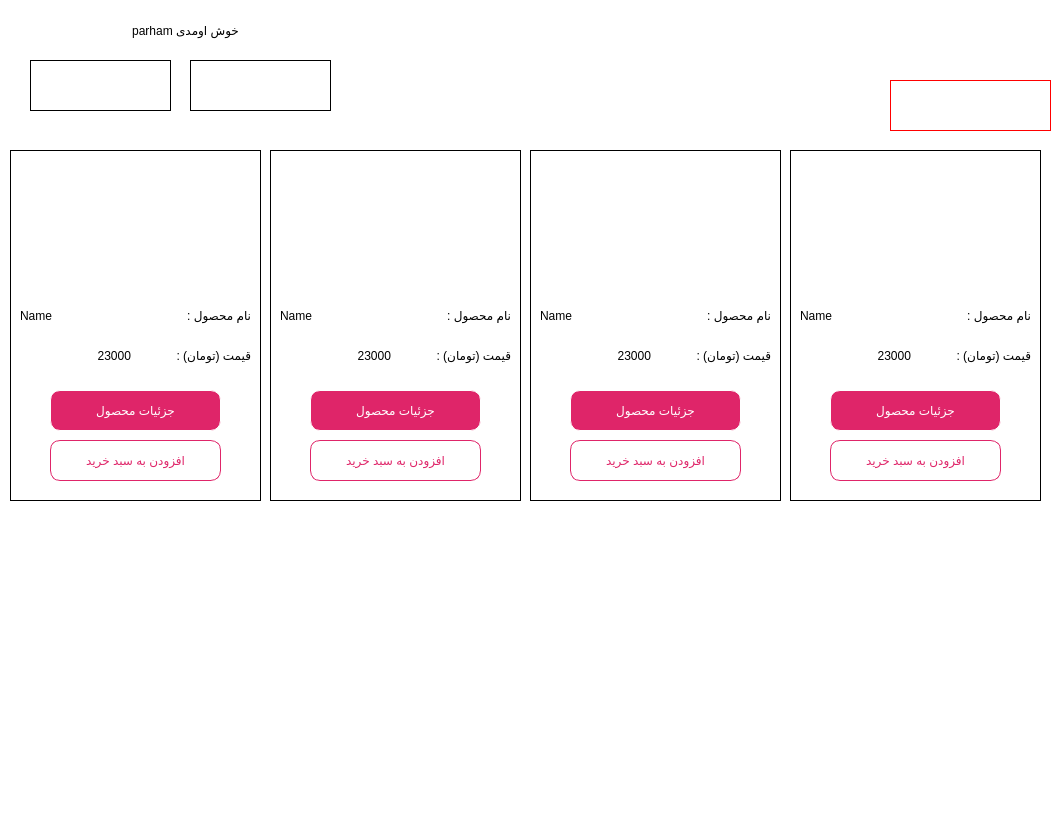
<?xml version="1.0" encoding="UTF-8"?>
<ui version="4.0">
 <class>mainWindow</class>
 <widget class="QDialog" name="mainWindow">
  <property name="geometry">
   <rect>
    <x>0</x>
    <y>0</y>
    <width>1064</width>
    <height>832</height>
   </rect>
  </property>
  <property name="windowTitle">
   <string>Dialog</string>
  </property>
  <property name="styleSheet">
   <string notr="true">#mainWindow{
background-color : #fff
}</string>
  </property>
  <widget class="QWidget" name="products_section" native="true">
   <property name="geometry">
    <rect>
     <x>0</x>
     <y>150</y>
     <width>1051</width>
     <height>451</height>
    </rect>
   </property>
   <widget class="QWidget" name="product_widget_1" native="true">
    <property name="geometry">
     <rect>
      <x>790</x>
      <y>0</y>
      <width>251</width>
      <height>351</height>
     </rect>
    </property>
    <property name="styleSheet">
     <string notr="true">#product_widget_1{
	border:1px solid #000;
}</string>
    </property>
    <widget class="QLabel" name="label_4">
     <property name="geometry">
      <rect>
       <x>50</x>
       <y>10</y>
       <width>161</width>
       <height>121</height>
      </rect>
     </property>
     <property name="text">
      <string/>
     </property>
     <property name="pixmap">
      <pixmap>../Tools/imgs/productImg2.jpg</pixmap>
     </property>
    </widget>
    <widget class="QLabel" name="label_5">
     <property name="geometry">
      <rect>
       <x>130</x>
       <y>150</y>
       <width>111</width>
       <height>31</height>
      </rect>
     </property>
     <property name="styleSheet">
      <string notr="true">font: 14pt &quot;B Nazanin&quot;;</string>
     </property>
     <property name="text">
      <string>نام محصول :</string>
     </property>
    </widget>
    <widget class="QLabel" name="label_6">
     <property name="geometry">
      <rect>
       <x>130</x>
       <y>190</y>
       <width>111</width>
       <height>31</height>
      </rect>
     </property>
     <property name="styleSheet">
      <string notr="true">font: 14pt &quot;B Nazanin&quot;;</string>
     </property>
     <property name="text">
      <string>قیمت (تومان) :</string>
     </property>
    </widget>
    <widget class="QLabel" name="productName_lbl_1">
     <property name="geometry">
      <rect>
       <x>10</x>
       <y>150</y>
       <width>131</width>
       <height>31</height>
      </rect>
     </property>
     <property name="styleSheet">
      <string notr="true">font: 14pt &quot;B Nazanin&quot;;</string>
     </property>
     <property name="text">
      <string>Name</string>
     </property>
    </widget>
    <widget class="QLabel" name="productPrice_lbl_1">
     <property name="geometry">
      <rect>
       <x>10</x>
       <y>190</y>
       <width>111</width>
       <height>31</height>
      </rect>
     </property>
     <property name="styleSheet">
      <string notr="true">font: 14pt &quot;B Nazanin&quot;;</string>
     </property>
     <property name="text">
      <string>23000</string>
     </property>
     <property name="alignment">
      <set>Qt::AlignRight|Qt::AlignTrailing|Qt::AlignVCenter</set>
     </property>
    </widget>
    <widget class="QPushButton" name="productDetails_btn_1">
     <property name="geometry">
      <rect>
       <x>40</x>
       <y>240</y>
       <width>171</width>
       <height>41</height>
      </rect>
     </property>
     <property name="cursor">
      <cursorShape>PointingHandCursor</cursorShape>
     </property>
     <property name="styleSheet">
      <string notr="true">#productDetails_btn_1{
	background-color: #df2569;
	color : #fff;
	border:1px solid #fff;
	font: 10pt &quot;IRANSans&quot;;
	border-radius : 10%;
	
}
</string>
     </property>
     <property name="text">
      <string>جزئیات محصول</string>
     </property>
    </widget>
    <widget class="QPushButton" name="addToCart_btn_1">
     <property name="geometry">
      <rect>
       <x>40</x>
       <y>290</y>
       <width>171</width>
       <height>41</height>
      </rect>
     </property>
     <property name="cursor">
      <cursorShape>PointingHandCursor</cursorShape>
     </property>
     <property name="styleSheet">
      <string notr="true">#addToCart_btn_1{
	background-color: #fff;
	color : #df2569;
	border:1px solid #df2569;
	font: 10pt &quot;IRANSans&quot;;
	border-radius : 10%;
	
}</string>
     </property>
     <property name="text">
      <string>افزودن به سبد خرید</string>
     </property>
    </widget>
   </widget>
   <widget class="QWidget" name="product_widget_2" native="true">
    <property name="geometry">
     <rect>
      <x>530</x>
      <y>0</y>
      <width>251</width>
      <height>351</height>
     </rect>
    </property>
    <property name="styleSheet">
     <string notr="true">#product_widget_2{
	border:1px solid #000;
}</string>
    </property>
    <widget class="QLabel" name="label_7">
     <property name="geometry">
      <rect>
       <x>50</x>
       <y>10</y>
       <width>161</width>
       <height>121</height>
      </rect>
     </property>
     <property name="text">
      <string/>
     </property>
     <property name="pixmap">
      <pixmap>../Tools/imgs/productImg2.jpg</pixmap>
     </property>
    </widget>
    <widget class="QLabel" name="label_8">
     <property name="geometry">
      <rect>
       <x>130</x>
       <y>150</y>
       <width>111</width>
       <height>31</height>
      </rect>
     </property>
     <property name="styleSheet">
      <string notr="true">font: 14pt &quot;B Nazanin&quot;;</string>
     </property>
     <property name="text">
      <string>نام محصول :</string>
     </property>
    </widget>
    <widget class="QLabel" name="label_9">
     <property name="geometry">
      <rect>
       <x>130</x>
       <y>190</y>
       <width>111</width>
       <height>31</height>
      </rect>
     </property>
     <property name="styleSheet">
      <string notr="true">font: 14pt &quot;B Nazanin&quot;;</string>
     </property>
     <property name="text">
      <string>قیمت (تومان) :</string>
     </property>
    </widget>
    <widget class="QLabel" name="productName_lbl_2">
     <property name="geometry">
      <rect>
       <x>10</x>
       <y>150</y>
       <width>131</width>
       <height>31</height>
      </rect>
     </property>
     <property name="styleSheet">
      <string notr="true">font: 14pt &quot;B Nazanin&quot;;</string>
     </property>
     <property name="text">
      <string>Name</string>
     </property>
    </widget>
    <widget class="QLabel" name="productPrice_lbl_2">
     <property name="geometry">
      <rect>
       <x>10</x>
       <y>190</y>
       <width>111</width>
       <height>31</height>
      </rect>
     </property>
     <property name="styleSheet">
      <string notr="true">font: 14pt &quot;B Nazanin&quot;;</string>
     </property>
     <property name="text">
      <string>23000</string>
     </property>
     <property name="alignment">
      <set>Qt::AlignRight|Qt::AlignTrailing|Qt::AlignVCenter</set>
     </property>
    </widget>
    <widget class="QPushButton" name="productDetails_btn_2">
     <property name="geometry">
      <rect>
       <x>40</x>
       <y>240</y>
       <width>171</width>
       <height>41</height>
      </rect>
     </property>
     <property name="cursor">
      <cursorShape>PointingHandCursor</cursorShape>
     </property>
     <property name="styleSheet">
      <string notr="true">#productDetails_btn_2{
	background-color: #df2569;
	color : #fff;
	border:1px solid #fff;
	font: 10pt &quot;IRANSans&quot;;
	border-radius : 10%;
	
}
</string>
     </property>
     <property name="text">
      <string>جزئیات محصول</string>
     </property>
    </widget>
    <widget class="QPushButton" name="addToCart_btn_2">
     <property name="geometry">
      <rect>
       <x>40</x>
       <y>290</y>
       <width>171</width>
       <height>41</height>
      </rect>
     </property>
     <property name="cursor">
      <cursorShape>PointingHandCursor</cursorShape>
     </property>
     <property name="styleSheet">
      <string notr="true">#addToCart_btn_2{
	background-color: #fff;
	color : #df2569;
	border:1px solid #df2569;
	font: 10pt &quot;IRANSans&quot;;
	border-radius : 10%;
	
}</string>
     </property>
     <property name="text">
      <string>افزودن به سبد خرید</string>
     </property>
    </widget>
   </widget>
   <widget class="QWidget" name="product_widget_3" native="true">
    <property name="geometry">
     <rect>
      <x>270</x>
      <y>0</y>
      <width>251</width>
      <height>351</height>
     </rect>
    </property>
    <property name="styleSheet">
     <string notr="true">#product_widget_3{
	border:1px solid #000;
}</string>
    </property>
    <widget class="QLabel" name="label_10">
     <property name="geometry">
      <rect>
       <x>50</x>
       <y>10</y>
       <width>161</width>
       <height>121</height>
      </rect>
     </property>
     <property name="text">
      <string/>
     </property>
     <property name="pixmap">
      <pixmap>../Tools/imgs/productImg2.jpg</pixmap>
     </property>
    </widget>
    <widget class="QLabel" name="label_11">
     <property name="geometry">
      <rect>
       <x>130</x>
       <y>150</y>
       <width>111</width>
       <height>31</height>
      </rect>
     </property>
     <property name="styleSheet">
      <string notr="true">font: 14pt &quot;B Nazanin&quot;;</string>
     </property>
     <property name="text">
      <string>نام محصول :</string>
     </property>
    </widget>
    <widget class="QLabel" name="label_12">
     <property name="geometry">
      <rect>
       <x>130</x>
       <y>190</y>
       <width>111</width>
       <height>31</height>
      </rect>
     </property>
     <property name="styleSheet">
      <string notr="true">font: 14pt &quot;B Nazanin&quot;;</string>
     </property>
     <property name="text">
      <string>قیمت (تومان) :</string>
     </property>
    </widget>
    <widget class="QLabel" name="productName_lbl_3">
     <property name="geometry">
      <rect>
       <x>10</x>
       <y>150</y>
       <width>131</width>
       <height>31</height>
      </rect>
     </property>
     <property name="styleSheet">
      <string notr="true">font: 14pt &quot;B Nazanin&quot;;</string>
     </property>
     <property name="text">
      <string>Name</string>
     </property>
    </widget>
    <widget class="QLabel" name="productPrice_lbl_3">
     <property name="geometry">
      <rect>
       <x>10</x>
       <y>190</y>
       <width>111</width>
       <height>31</height>
      </rect>
     </property>
     <property name="styleSheet">
      <string notr="true">font: 14pt &quot;B Nazanin&quot;;</string>
     </property>
     <property name="text">
      <string>23000</string>
     </property>
     <property name="alignment">
      <set>Qt::AlignRight|Qt::AlignTrailing|Qt::AlignVCenter</set>
     </property>
    </widget>
    <widget class="QPushButton" name="productDetails_btn_3">
     <property name="geometry">
      <rect>
       <x>40</x>
       <y>240</y>
       <width>171</width>
       <height>41</height>
      </rect>
     </property>
     <property name="cursor">
      <cursorShape>PointingHandCursor</cursorShape>
     </property>
     <property name="styleSheet">
      <string notr="true">#productDetails_btn_3{
	background-color: #df2569;
	color : #fff;
	border:1px solid #fff;
	font: 10pt &quot;IRANSans&quot;;
	border-radius : 10%;
	
}
</string>
     </property>
     <property name="text">
      <string>جزئیات محصول</string>
     </property>
    </widget>
    <widget class="QPushButton" name="addToCart_btn_3">
     <property name="geometry">
      <rect>
       <x>40</x>
       <y>290</y>
       <width>171</width>
       <height>41</height>
      </rect>
     </property>
     <property name="cursor">
      <cursorShape>PointingHandCursor</cursorShape>
     </property>
     <property name="styleSheet">
      <string notr="true">#addToCart_btn_3{
	background-color: #fff;
	color : #df2569;
	border:1px solid #df2569;
	font: 10pt &quot;IRANSans&quot;;
	border-radius : 10%;
	
}</string>
     </property>
     <property name="text">
      <string>افزودن به سبد خرید</string>
     </property>
    </widget>
   </widget>
   <widget class="QWidget" name="product_widget_4" native="true">
    <property name="geometry">
     <rect>
      <x>10</x>
      <y>0</y>
      <width>251</width>
      <height>351</height>
     </rect>
    </property>
    <property name="styleSheet">
     <string notr="true">#product_widget_4{
	border:1px solid #000;
}</string>
    </property>
    <widget class="QLabel" name="label_13">
     <property name="geometry">
      <rect>
       <x>50</x>
       <y>10</y>
       <width>161</width>
       <height>121</height>
      </rect>
     </property>
     <property name="text">
      <string/>
     </property>
     <property name="pixmap">
      <pixmap>../Tools/imgs/productImg2.jpg</pixmap>
     </property>
    </widget>
    <widget class="QLabel" name="label_14">
     <property name="geometry">
      <rect>
       <x>130</x>
       <y>150</y>
       <width>111</width>
       <height>31</height>
      </rect>
     </property>
     <property name="styleSheet">
      <string notr="true">font: 14pt &quot;B Nazanin&quot;;</string>
     </property>
     <property name="text">
      <string>نام محصول :</string>
     </property>
    </widget>
    <widget class="QLabel" name="label_15">
     <property name="geometry">
      <rect>
       <x>130</x>
       <y>190</y>
       <width>111</width>
       <height>31</height>
      </rect>
     </property>
     <property name="styleSheet">
      <string notr="true">font: 14pt &quot;B Nazanin&quot;;</string>
     </property>
     <property name="text">
      <string>قیمت (تومان) :</string>
     </property>
    </widget>
    <widget class="QLabel" name="productName_lbl_4">
     <property name="geometry">
      <rect>
       <x>10</x>
       <y>150</y>
       <width>131</width>
       <height>31</height>
      </rect>
     </property>
     <property name="styleSheet">
      <string notr="true">font: 14pt &quot;B Nazanin&quot;;</string>
     </property>
     <property name="text">
      <string>Name</string>
     </property>
    </widget>
    <widget class="QLabel" name="productPrice_lbl_4">
     <property name="geometry">
      <rect>
       <x>10</x>
       <y>190</y>
       <width>111</width>
       <height>31</height>
      </rect>
     </property>
     <property name="styleSheet">
      <string notr="true">font: 14pt &quot;B Nazanin&quot;;</string>
     </property>
     <property name="text">
      <string>23000</string>
     </property>
     <property name="alignment">
      <set>Qt::AlignRight|Qt::AlignTrailing|Qt::AlignVCenter</set>
     </property>
    </widget>
    <widget class="QPushButton" name="productDetails_btn_4">
     <property name="geometry">
      <rect>
       <x>40</x>
       <y>240</y>
       <width>171</width>
       <height>41</height>
      </rect>
     </property>
     <property name="cursor">
      <cursorShape>PointingHandCursor</cursorShape>
     </property>
     <property name="styleSheet">
      <string notr="true">#productDetails_btn_4{
	background-color: #df2569;
	color : #fff;
	border:1px solid #fff;
	font: 10pt &quot;IRANSans&quot;;
	border-radius : 10%;
	
}
</string>
     </property>
     <property name="text">
      <string>جزئیات محصول</string>
     </property>
    </widget>
    <widget class="QPushButton" name="addToCart_btn_4">
     <property name="geometry">
      <rect>
       <x>40</x>
       <y>290</y>
       <width>171</width>
       <height>41</height>
      </rect>
     </property>
     <property name="cursor">
      <cursorShape>PointingHandCursor</cursorShape>
     </property>
     <property name="styleSheet">
      <string notr="true">#addToCart_btn_4{
	background-color: #fff;
	color : #df2569;
	border:1px solid #df2569;
	font: 10pt &quot;IRANSans&quot;;
	border-radius : 10%;
	
}</string>
     </property>
     <property name="text">
      <string>افزودن به سبد خرید</string>
     </property>
    </widget>
   </widget>
  </widget>
  <widget class="QLabel" name="label_18">
   <property name="geometry">
    <rect>
     <x>460</x>
     <y>10</y>
     <width>151</width>
     <height>131</height>
    </rect>
   </property>
   <property name="text">
    <string/>
   </property>
   <property name="pixmap">
    <pixmap>../Tools/imgs/panamoLogo-150.jpg</pixmap>
   </property>
  </widget>
  <widget class="QWidget" name="headerSection" native="true">
   <property name="geometry">
    <rect>
     <x>0</x>
     <y>-10</y>
     <width>1061</width>
     <height>151</height>
    </rect>
   </property>
   <property name="styleSheet">
    <string notr="true">#headerSection{
	border : 1px solid #fff

}</string>
   </property>
   <widget class="QWidget" name="beforLogin_widget" native="true">
    <property name="geometry">
     <rect>
      <x>10</x>
      <y>0</y>
      <width>201</width>
      <height>151</height>
     </rect>
    </property>
    <widget class="QLabel" name="label">
     <property name="geometry">
      <rect>
       <x>20</x>
       <y>40</y>
       <width>161</width>
       <height>61</height>
      </rect>
     </property>
     <property name="cursor">
      <cursorShape>PointingHandCursor</cursorShape>
     </property>
     <property name="text">
      <string/>
     </property>
     <property name="pixmap">
      <pixmap>../Tools/imgs/accountIcon_2.jpg</pixmap>
     </property>
    </widget>
    <widget class="QPushButton" name="account_btn">
     <property name="geometry">
      <rect>
       <x>20</x>
       <y>40</y>
       <width>161</width>
       <height>61</height>
      </rect>
     </property>
     <property name="cursor">
      <cursorShape>PointingHandCursor</cursorShape>
     </property>
     <property name="styleSheet">
      <string notr="true">background-color : transparent;
border : none;</string>
     </property>
     <property name="text">
      <string/>
     </property>
    </widget>
   </widget>
   <widget class="QWidget" name="afterLogin_widget" native="true">
    <property name="geometry">
     <rect>
      <x>0</x>
      <y>10</y>
      <width>1061</width>
      <height>151</height>
     </rect>
    </property>
    <widget class="QLabel" name="label_3">
     <property name="geometry">
      <rect>
       <x>30</x>
       <y>60</y>
       <width>141</width>
       <height>51</height>
      </rect>
     </property>
     <property name="text">
      <string/>
     </property>
     <property name="pixmap">
      <pixmap>../Tools/imgs/exitAccount.jpg</pixmap>
     </property>
    </widget>
    <widget class="QPushButton" name="exitAcc_btn">
     <property name="geometry">
      <rect>
       <x>30</x>
       <y>60</y>
       <width>141</width>
       <height>51</height>
      </rect>
     </property>
     <property name="cursor">
      <cursorShape>PointingHandCursor</cursorShape>
     </property>
     <property name="styleSheet">
      <string notr="true">background-color :transparent;
border : 1px solid #000;</string>
     </property>
     <property name="text">
      <string/>
     </property>
    </widget>
    <widget class="QPushButton" name="welcome_btn">
     <property name="geometry">
      <rect>
       <x>10</x>
       <y>10</y>
       <width>351</width>
       <height>41</height>
      </rect>
     </property>
     <property name="styleSheet">
      <string notr="true">font: 18pt &quot;B Nazanin&quot;;
border : none;
backgrond-color : transparent</string>
     </property>
     <property name="text">
      <string>parham خوش اومدی</string>
     </property>
    </widget>
    <widget class="QLabel" name="label_2">
     <property name="geometry">
      <rect>
       <x>190</x>
       <y>60</y>
       <width>141</width>
       <height>51</height>
      </rect>
     </property>
     <property name="text">
      <string/>
     </property>
     <property name="pixmap">
      <pixmap>../Tools/imgs/accountIcon_3.jpg</pixmap>
     </property>
    </widget>
    <widget class="QPushButton" name="viewAcc_btn">
     <property name="geometry">
      <rect>
       <x>190</x>
       <y>60</y>
       <width>141</width>
       <height>51</height>
      </rect>
     </property>
     <property name="cursor">
      <cursorShape>PointingHandCursor</cursorShape>
     </property>
     <property name="styleSheet">
      <string notr="true">background-color :transparent;
border : 1px solid #000;</string>
     </property>
     <property name="text">
      <string/>
     </property>
    </widget>
    <widget class="QPushButton" name="myShopCart_btn">
     <property name="geometry">
      <rect>
       <x>890</x>
       <y>20</y>
       <width>161</width>
       <height>51</height>
      </rect>
     </property>
     <property name="cursor">
      <cursorShape>PointingHandCursor</cursorShape>
     </property>
     <property name="styleSheet">
      <string notr="true">background-color :transparent;
border:1px solid #fff</string>
     </property>
     <property name="text">
      <string/>
     </property>
    </widget>
    <widget class="QLabel" name="label_16">
     <property name="geometry">
      <rect>
       <x>890</x>
       <y>20</y>
       <width>161</width>
       <height>51</height>
      </rect>
     </property>
     <property name="text">
      <string/>
     </property>
     <property name="pixmap">
      <pixmap>../Tools/imgs/myShopCart.jpg</pixmap>
     </property>
    </widget>
    <widget class="QPushButton" name="myFaveList_btn">
     <property name="geometry">
      <rect>
       <x>890</x>
       <y>80</y>
       <width>161</width>
       <height>51</height>
      </rect>
     </property>
     <property name="cursor">
      <cursorShape>PointingHandCursor</cursorShape>
     </property>
     <property name="styleSheet">
      <string notr="true">background-color :transparent;
border:1px solid red</string>
     </property>
     <property name="text">
      <string/>
     </property>
    </widget>
    <widget class="QLabel" name="label_17">
     <property name="geometry">
      <rect>
       <x>890</x>
       <y>80</y>
       <width>161</width>
       <height>51</height>
      </rect>
     </property>
     <property name="text">
      <string/>
     </property>
     <property name="pixmap">
      <pixmap>../Tools/imgs/myFaveList.jpg</pixmap>
     </property>
    </widget>
    <zorder>label_17</zorder>
    <zorder>label_16</zorder>
    <zorder>label_3</zorder>
    <zorder>exitAcc_btn</zorder>
    <zorder>label_2</zorder>
    <zorder>viewAcc_btn</zorder>
    <zorder>welcome_btn</zorder>
    <zorder>myShopCart_btn</zorder>
    <zorder>myFaveList_btn</zorder>
   </widget>
  </widget>
  <widget class="QWidget" name="footer_section" native="true">
   <property name="geometry">
    <rect>
     <x>0</x>
     <y>600</y>
     <width>1051</width>
     <height>231</height>
    </rect>
   </property>
   <widget class="QLabel" name="label_19">
    <property name="geometry">
     <rect>
      <x>30</x>
      <y>50</y>
      <width>981</width>
      <height>131</height>
     </rect>
    </property>
    <property name="text">
     <string/>
    </property>
    <property name="pixmap">
     <pixmap>../Tools/imgs/footer-logos.jpg</pixmap>
    </property>
   </widget>
   <widget class="QLabel" name="label_20">
    <property name="geometry">
     <rect>
      <x>840</x>
      <y>10</y>
      <width>171</width>
      <height>41</height>
     </rect>
    </property>
    <property name="text">
     <string/>
    </property>
    <property name="pixmap">
     <pixmap>../Tools/imgs/panamo-text.jpg</pixmap>
    </property>
    <property name="scaledContents">
     <bool>true</bool>
    </property>
   </widget>
   <widget class="QLabel" name="label_21">
    <property name="geometry">
     <rect>
      <x>30</x>
      <y>180</y>
      <width>381</width>
      <height>41</height>
     </rect>
    </property>
    <property name="text">
     <string/>
    </property>
    <property name="pixmap">
     <pixmap>../Tools/imgs/panamo-socialAccounts.jpg</pixmap>
    </property>
   </widget>
   <widget class="QPushButton" name="pushButton">
    <property name="geometry">
     <rect>
      <x>30</x>
      <y>170</y>
      <width>51</width>
      <height>51</height>
     </rect>
    </property>
    <property name="cursor">
     <cursorShape>PointingHandCursor</cursorShape>
    </property>
    <property name="styleSheet">
     <string notr="true">background-color : transparent;
border : none;</string>
    </property>
    <property name="text">
     <string/>
    </property>
   </widget>
   <widget class="QPushButton" name="pushButton_2">
    <property name="geometry">
     <rect>
      <x>100</x>
      <y>170</y>
      <width>51</width>
      <height>51</height>
     </rect>
    </property>
    <property name="cursor">
     <cursorShape>PointingHandCursor</cursorShape>
    </property>
    <property name="styleSheet">
     <string notr="true">background-color : transparent;
border : none;</string>
    </property>
    <property name="text">
     <string/>
    </property>
   </widget>
   <widget class="QPushButton" name="pushButton_3">
    <property name="geometry">
     <rect>
      <x>160</x>
      <y>170</y>
      <width>51</width>
      <height>51</height>
     </rect>
    </property>
    <property name="cursor">
     <cursorShape>PointingHandCursor</cursorShape>
    </property>
    <property name="styleSheet">
     <string notr="true">background-color : transparent;
border : none;</string>
    </property>
    <property name="text">
     <string/>
    </property>
   </widget>
   <widget class="QPushButton" name="pushButton_4">
    <property name="geometry">
     <rect>
      <x>230</x>
      <y>170</y>
      <width>51</width>
      <height>51</height>
     </rect>
    </property>
    <property name="cursor">
     <cursorShape>PointingHandCursor</cursorShape>
    </property>
    <property name="toolTip">
     <string/>
    </property>
    <property name="styleSheet">
     <string notr="true">background-color : transparent;
border : none;</string>
    </property>
    <property name="text">
     <string/>
    </property>
   </widget>
   <widget class="QPushButton" name="pushButton_5">
    <property name="geometry">
     <rect>
      <x>40</x>
      <y>60</y>
      <width>141</width>
      <height>101</height>
     </rect>
    </property>
    <property name="cursor">
     <cursorShape>PointingHandCursor</cursorShape>
    </property>
    <property name="toolTip">
     <string/>
    </property>
    <property name="styleSheet">
     <string notr="true">background-color : transparent;
border : none;</string>
    </property>
    <property name="text">
     <string/>
    </property>
   </widget>
   <widget class="QPushButton" name="pushButton_6">
    <property name="geometry">
     <rect>
      <x>220</x>
      <y>60</y>
      <width>181</width>
      <height>101</height>
     </rect>
    </property>
    <property name="cursor">
     <cursorShape>PointingHandCursor</cursorShape>
    </property>
    <property name="toolTip">
     <string/>
    </property>
    <property name="styleSheet">
     <string notr="true">background-color : transparent;
border : none;</string>
    </property>
    <property name="text">
     <string/>
    </property>
   </widget>
   <widget class="QPushButton" name="pushButton_7">
    <property name="geometry">
     <rect>
      <x>440</x>
      <y>70</y>
      <width>181</width>
      <height>101</height>
     </rect>
    </property>
    <property name="cursor">
     <cursorShape>PointingHandCursor</cursorShape>
    </property>
    <property name="toolTip">
     <string/>
    </property>
    <property name="styleSheet">
     <string notr="true">background-color : transparent;
border : none;</string>
    </property>
    <property name="text">
     <string/>
    </property>
   </widget>
   <widget class="QPushButton" name="pushButton_8">
    <property name="geometry">
     <rect>
      <x>640</x>
      <y>60</y>
      <width>181</width>
      <height>101</height>
     </rect>
    </property>
    <property name="cursor">
     <cursorShape>PointingHandCursor</cursorShape>
    </property>
    <property name="toolTip">
     <string/>
    </property>
    <property name="styleSheet">
     <string notr="true">background-color : transparent;
border : none;</string>
    </property>
    <property name="text">
     <string/>
    </property>
   </widget>
   <widget class="QPushButton" name="pushButton_9">
    <property name="geometry">
     <rect>
      <x>840</x>
      <y>70</y>
      <width>161</width>
      <height>101</height>
     </rect>
    </property>
    <property name="cursor">
     <cursorShape>PointingHandCursor</cursorShape>
    </property>
    <property name="toolTip">
     <string/>
    </property>
    <property name="styleSheet">
     <string notr="true">background-color : transparent;
border : none;</string>
    </property>
    <property name="text">
     <string/>
    </property>
   </widget>
  </widget>
 </widget>
 <resources/>
 <connections/>
</ui>
